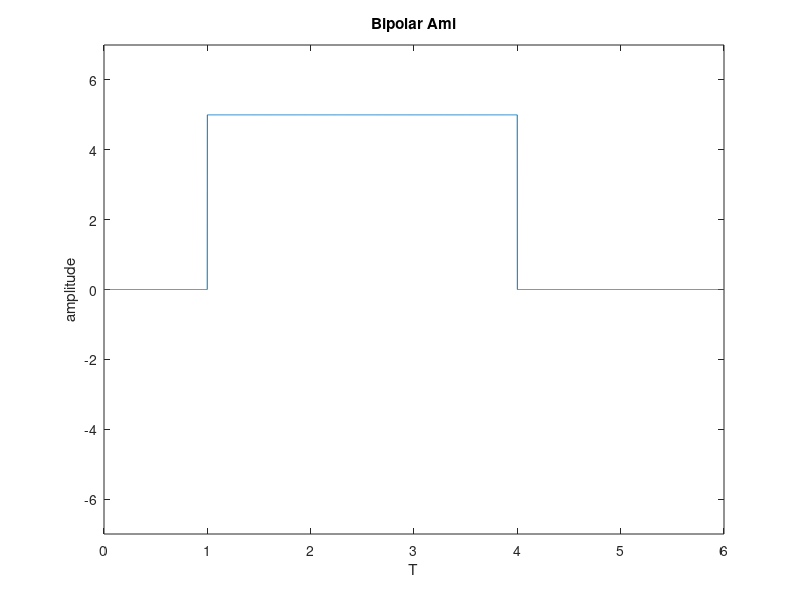

Source code (MATLAB):
clc;
clear all;
close all;

bits=[0 1 0 0 1 0];
volt=5;
bitrate=1;
len=length(bits);
n=1000;
totoll=n*len;
dt=1/n;
t=0:dt:len;
x=zeros(1,length(t));
tmp=0;
lastbit=-volt;
for i=1:len
    if bits(i)==1 
        if  tmp~=0
           x((i-1)*n+1:i*n)=0;
           tmp=0;
        else
           x((i-1)*n+1:i*n)=-lastbit;
            tmp=-lastbit;
            lastbit=-lastbit;
          
        end
    else
        x((i-1)*n+1:i*n)=tmp;
    end
end
plot(t,x);
ylim([-7,7]);
xlabel('T');
ylabel('amplitude');
title('Bipolar Ami');

index=0;
lastbit =- volt;
tmp=0;
for i=1:length(t)
    if t(i)>index
        index=index+1;
        if x(i)==tmp
           res(index)=0;
        else
            res(index)=1;
            if abs(tmp)==volt       %tmp==volt or -volt
                tmp=0;
            else
               tmp=-lastbit;
               lastbit=-lastbit;
            end
        end
    end
end

disp(res);



